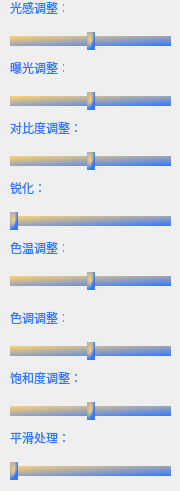
            <widget class="QWidget" name="tab">
                <attribute name="title">
                    <string>基础调整</string>
                </attribute>
                <widget class="QLabel" name="angle_2">
                    <property name="geometry">
                        <rect>
                            <x>70</x>
                            <y>0</y>
                            <width>61</width>
                            <height>16</height>
                        </rect>
                    </property>
                    <property name="styleSheet">
                        <string notr="true">QLabel {
                            color: qlineargradient(x1: 0, y1: 0, x2: 1, y2: 1, stop: 0 #ffd26f, stop: 1 #3677ff);
                            background-color:rgba(255,255,255,0);
                            }
                        </string>
                    </property>
                    <property name="text">
                        <string/>
                    </property>
                </widget>
                <widget class="QLabel" name="label_3">
                    <property name="geometry">
                        <rect>
                            <x>10</x>
                            <y>0</y>
                            <width>54</width>
                            <height>16</height>
                        </rect>
                    </property>
                    <property name="styleSheet">
                        <string notr="true">QLabel {
                            color: qlineargradient(x1: 0, y1: 0, x2: 1, y2: 1, stop: 0 #ffd26f, stop: 1 #3677ff);
                            background-color:rgba(255,255,255,0);
                            }
                        </string>
                    </property>
                    <property name="text">
                        <string>光感调整：</string>
                    </property>
                </widget>
                <widget class="QSlider" name="light_perception">
                    <property name="geometry">
                        <rect>
                            <x>10</x>
                            <y>30</y>
                            <width>161</width>
                            <height>22</height>
                        </rect>
                    </property>
                    <property name="styleSheet">
                        <string notr="true">QSlider::add-page:Horizontal {
                            background: qlineargradient(spread:pad, x1:0, y1:0, x2:1, y2:1, stop:0 #ffd26f, stop:1 #3677ff);
                            height: 4px;
                            background-color:rgba(255,255,255,0);
                            }

                            QSlider::sub-page:Horizontal {
                            background: qlineargradient(spread:pad, x1:0, y1:0, x2:1, y2:1, stop:0 #ffd26f, stop:1 #3677ff);
                            height: 4px;
                            background-color:rgba(255,255,255,0);
                            }

                            QSlider::groove:Horizontal {
                            background: qlineargradient(spread:pad, x1:0, y1:0, x2:1, y2:1, stop:0 #ffd26f, stop:1 #3677ff);
                            height: 10px;
                            }

                            QSlider::handle:Horizontal {
                            width: 8px;
                            margin: -4 0px;
                            background: qradialgradient(cx:0, cy:0, radius:1, fx:0.5, fy:0.5, stop:0 #ffd26f, stop:1 #3677ff);
                            }
                        </string>
                    </property>
                    <property name="minimum">
                        <number>-100</number>
                    </property>
                    <property name="maximum">
                        <number>100</number>
                    </property>
                    <property name="orientation">
                        <enum>Qt::Horizontal</enum>
                    </property>
                </widget>
                <widget class="QLabel" name="label_5">
                    <property name="geometry">
                        <rect>
                            <x>10</x>
                            <y>60</y>
                            <width>54</width>
                            <height>16</height>
                        </rect>
                    </property>
                    <property name="styleSheet">
                        <string notr="true">QLabel {
                            color: qlineargradient(x1: 0, y1: 0, x2: 1, y2: 1, stop: 0 #ffd26f, stop: 1 #3677ff);
                            background-color:rgba(255,255,255,0);
                            }
                        </string>
                    </property>
                    <property name="text">
                        <string>曝光调整：</string>
                    </property>
                </widget>
                <widget class="QSlider" name="exposure">
                    <property name="geometry">
                        <rect>
                            <x>10</x>
                            <y>90</y>
                            <width>161</width>
                            <height>22</height>
                        </rect>
                    </property>
                    <property name="styleSheet">
                        <string notr="true">QSlider::add-page:Horizontal {
                            background: qlineargradient(spread:pad, x1:0, y1:0, x2:1, y2:1, stop:0 #ffd26f, stop:1 #3677ff);
                            height: 4px;
                            background-color:rgba(255,255,255,0);
                            }

                            QSlider::sub-page:Horizontal {
                            background: qlineargradient(spread:pad, x1:0, y1:0, x2:1, y2:1, stop:0 #ffd26f, stop:1 #3677ff);
                            height: 4px;
                            background-color:rgba(255,255,255,0);
                            }

                            QSlider::groove:Horizontal {
                            background: qlineargradient(spread:pad, x1:0, y1:0, x2:1, y2:1, stop:0 #ffd26f, stop:1 #3677ff);
                            height: 10px;
                            }

                            QSlider::handle:Horizontal {
                            width: 8px;
                            margin: -4 0px;
                            background: qradialgradient(cx:0, cy:0, radius:1, fx:0.5, fy:0.5, stop:0 #ffd26f, stop:1 #3677ff);
                            }
                        </string>
                    </property>
                    <property name="minimum">
                        <number>-100</number>
                    </property>
                    <property name="maximum">
                        <number>100</number>
                    </property>
                    <property name="orientation">
                        <enum>Qt::Horizontal</enum>
                    </property>
                </widget>
                <widget class="QLabel" name="angle_4">
                    <property name="geometry">
                        <rect>
                            <x>70</x>
                            <y>60</y>
                            <width>61</width>
                            <height>16</height>
                        </rect>
                    </property>
                    <property name="styleSheet">
                        <string notr="true">QLabel {
                            color: qlineargradient(x1: 0, y1: 0, x2: 1, y2: 1, stop: 0 #ffd26f, stop: 1 #3677ff);
                            background-color:rgba(255,255,255,0);
                            }
                        </string>
                    </property>
                    <property name="text">
                        <string/>
                    </property>
                </widget>
                <widget class="QLabel" name="label_6">
                    <property name="geometry">
                        <rect>
                            <x>10</x>
                            <y>120</y>
                            <width>71</width>
                            <height>16</height>
                        </rect>
                    </property>
                    <property name="styleSheet">
                        <string notr="true">QLabel {
                            color: qlineargradient(x1: 0, y1: 0, x2: 1, y2: 1, stop: 0 #ffd26f, stop: 1 #3677ff);
                            background-color:rgba(255,255,255,0);
                            }
                        </string>
                    </property>
                    <property name="text">
                        <string>对比度调整：</string>
                    </property>
                </widget>
                <widget class="QSlider" name="contrast_ratio">
                    <property name="geometry">
                        <rect>
                            <x>10</x>
                            <y>150</y>
                            <width>161</width>
                            <height>22</height>
                        </rect>
                    </property>
                    <property name="styleSheet">
                        <string notr="true">QSlider::add-page:Horizontal {
                            background: qlineargradient(spread:pad, x1:0, y1:0, x2:1, y2:1, stop:0 #ffd26f, stop:1 #3677ff);
                            height: 4px;
                            background-color:rgba(255,255,255,0);
                            }

                            QSlider::sub-page:Horizontal {
                            background: qlineargradient(spread:pad, x1:0, y1:0, x2:1, y2:1, stop:0 #ffd26f, stop:1 #3677ff);
                            height: 4px;
                            background-color:rgba(255,255,255,0);
                            }

                            QSlider::groove:Horizontal {
                            background: qlineargradient(spread:pad, x1:0, y1:0, x2:1, y2:1, stop:0 #ffd26f, stop:1 #3677ff);
                            height: 10px;
                            }

                            QSlider::handle:Horizontal {
                            width: 8px;
                            margin: -4 0px;
                            background: qradialgradient(cx:0, cy:0, radius:1, fx:0.5, fy:0.5, stop:0 #ffd26f, stop:1 #3677ff);
                            }
                        </string>
                    </property>
                    <property name="minimum">
                        <number>-100</number>
                    </property>
                    <property name="maximum">
                        <number>100</number>
                    </property>
                    <property name="orientation">
                        <enum>Qt::Horizontal</enum>
                    </property>
                </widget>
                <widget class="QLabel" name="angle_5">
                    <property name="geometry">
                        <rect>
                            <x>80</x>
                            <y>120</y>
                            <width>61</width>
                            <height>16</height>
                        </rect>
                    </property>
                    <property name="styleSheet">
                        <string notr="true">QLabel {
                            color: qlineargradient(x1: 0, y1: 0, x2: 1, y2: 1, stop: 0 #ffd26f, stop: 1 #3677ff);
                            background-color:rgba(255,255,255,0);
                            }
                        </string>
                    </property>
                    <property name="text">
                        <string/>
                    </property>
                </widget>
                <widget class="QLabel" name="label_7">
                    <property name="geometry">
                        <rect>
                            <x>10</x>
                            <y>180</y>
                            <width>54</width>
                            <height>16</height>
                        </rect>
                    </property>
                    <property name="styleSheet">
                        <string notr="true">QLabel {
                            color: qlineargradient(x1: 0, y1: 0, x2: 1, y2: 1, stop: 0 #ffd26f, stop: 1 #3677ff);
                            background-color:rgba(255,255,255,0);
                            }
                        </string>
                    </property>
                    <property name="text">
                        <string>锐化：</string>
                    </property>
                </widget>
                <widget class="QSlider" name="sharpening">
                    <property name="geometry">
                        <rect>
                            <x>10</x>
                            <y>210</y>
                            <width>161</width>
                            <height>22</height>
                        </rect>
                    </property>
                    <property name="styleSheet">
                        <string notr="true">QSlider::add-page:Horizontal {
                            background: qlineargradient(spread:pad, x1:0, y1:0, x2:1, y2:1, stop:0 #ffd26f, stop:1 #3677ff);
                            height: 4px;
                            background-color:rgba(255,255,255,0);
                            }

                            QSlider::sub-page:Horizontal {
                            background: qlineargradient(spread:pad, x1:0, y1:0, x2:1, y2:1, stop:0 #ffd26f, stop:1 #3677ff);
                            height: 4px;
                            background-color:rgba(255,255,255,0);
                            }

                            QSlider::groove:Horizontal {
                            background: qlineargradient(spread:pad, x1:0, y1:0, x2:1, y2:1, stop:0 #ffd26f, stop:1 #3677ff);
                            height: 10px;
                            }

                            QSlider::handle:Horizontal {
                            width: 8px;
                            margin: -4 0px;
                            background: qradialgradient(cx:0, cy:0, radius:1, fx:0.5, fy:0.5, stop:0 #ffd26f, stop:1 #3677ff);
                            }
                        </string>
                    </property>
                    <property name="minimum">
                        <number>0</number>
                    </property>
                    <property name="maximum">
                        <number>100</number>
                    </property>
                    <property name="orientation">
                        <enum>Qt::Horizontal</enum>
                    </property>
                </widget>
                <widget class="QLabel" name="angle_6">
                    <property name="geometry">
                        <rect>
                            <x>50</x>
                            <y>180</y>
                            <width>61</width>
                            <height>16</height>
                        </rect>
                    </property>
                    <property name="styleSheet">
                        <string notr="true">QLabel {
                            color: qlineargradient(x1: 0, y1: 0, x2: 1, y2: 1, stop: 0 #ffd26f, stop: 1 #3677ff);
                            background-color:rgba(255,255,255,0);
                            }
                        </string>
                    </property>
                    <property name="text">
                        <string/>
                    </property>
                </widget>
                <widget class="QLabel" name="label_8">
                    <property name="geometry">
                        <rect>
                            <x>10</x>
                            <y>240</y>
                            <width>54</width>
                            <height>16</height>
                        </rect>
                    </property>
                    <property name="styleSheet">
                        <string notr="true">QLabel {
                            color: qlineargradient(x1: 0, y1: 0, x2: 1, y2: 1, stop: 0 #ffd26f, stop: 1 #3677ff);
                            background-color:rgba(255,255,255,0);
                            }
                        </string>
                    </property>
                    <property name="text">
                        <string>色温调整：</string>
                    </property>
                </widget>
                <widget class="QSlider" name="color_temperature">
                    <property name="geometry">
                        <rect>
                            <x>10</x>
                            <y>270</y>
                            <width>161</width>
                            <height>22</height>
                        </rect>
                    </property>
                    <property name="styleSheet">
                        <string notr="true">QSlider::add-page:Horizontal {
                            background: qlineargradient(spread:pad, x1:0, y1:0, x2:1, y2:1, stop:0 #ffd26f, stop:1 #3677ff);
                            height: 4px;
                            background-color:rgba(255,255,255,0);
                            }

                            QSlider::sub-page:Horizontal {
                            background: qlineargradient(spread:pad, x1:0, y1:0, x2:1, y2:1, stop:0 #ffd26f, stop:1 #3677ff);
                            height: 4px;
                            background-color:rgba(255,255,255,0);
                            }

                            QSlider::groove:Horizontal {
                            background: qlineargradient(spread:pad, x1:0, y1:0, x2:1, y2:1, stop:0 #ffd26f, stop:1 #3677ff);
                            height: 10px;
                            }

                            QSlider::handle:Horizontal {
                            width: 8px;
                            margin: -4 0px;
                            background: qradialgradient(cx:0, cy:0, radius:1, fx:0.5, fy:0.5, stop:0 #ffd26f, stop:1 #3677ff);
                            }
                        </string>
                    </property>
                    <property name="minimum">
                        <number>-100</number>
                    </property>
                    <property name="maximum">
                        <number>100</number>
                    </property>
                    <property name="orientation">
                        <enum>Qt::Horizontal</enum>
                    </property>
                </widget>
                <widget class="QLabel" name="angle_7">
                    <property name="geometry">
                        <rect>
                            <x>70</x>
                            <y>240</y>
                            <width>61</width>
                            <height>16</height>
                        </rect>
                    </property>
                    <property name="styleSheet">
                        <string notr="true">QLabel {
                            color: qlineargradient(x1: 0, y1: 0, x2: 1, y2: 1, stop: 0 #ffd26f, stop: 1 #3677ff);
                            background-color:rgba(255,255,255,0);
                            }
                        </string>
                    </property>
                    <property name="text">
                        <string/>
                    </property>
                </widget>
                <widget class="QLabel" name="label_9">
                    <property name="geometry">
                        <rect>
                            <x>10</x>
                            <y>310</y>
                            <width>54</width>
                            <height>16</height>
                        </rect>
                    </property>
                    <property name="styleSheet">
                        <string notr="true">QLabel {
                            color: qlineargradient(x1: 0, y1: 0, x2: 1, y2: 1, stop: 0 #ffd26f, stop: 1 #3677ff);
                            background-color:rgba(255,255,255,0);
                            }
                        </string>
                    </property>
                    <property name="text">
                        <string>色调调整：</string>
                    </property>
                </widget>
                <widget class="QSlider" name="tone">
                    <property name="geometry">
                        <rect>
                            <x>10</x>
                            <y>340</y>
                            <width>161</width>
                            <height>22</height>
                        </rect>
                    </property>
                    <property name="styleSheet">
                        <string notr="true">QSlider::add-page:Horizontal {
                            background: qlineargradient(spread:pad, x1:0, y1:0, x2:1, y2:1, stop:0 #ffd26f, stop:1 #3677ff);
                            height: 4px;
                            background-color:rgba(255,255,255,0);
                            }

                            QSlider::sub-page:Horizontal {
                            background: qlineargradient(spread:pad, x1:0, y1:0, x2:1, y2:1, stop:0 #ffd26f, stop:1 #3677ff);
                            height: 4px;
                            background-color:rgba(255,255,255,0);
                            }

                            QSlider::groove:Horizontal {
                            background: qlineargradient(spread:pad, x1:0, y1:0, x2:1, y2:1, stop:0 #ffd26f, stop:1 #3677ff);
                            height: 10px;
                            }

                            QSlider::handle:Horizontal {
                            width: 8px;
                            margin: -4 0px;
                            background: qradialgradient(cx:0, cy:0, radius:1, fx:0.5, fy:0.5, stop:0 #ffd26f, stop:1 #3677ff);
                            }
                        </string>
                    </property>
                    <property name="minimum">
                        <number>-100</number>
                    </property>
                    <property name="maximum">
                        <number>100</number>
                    </property>
                    <property name="orientation">
                        <enum>Qt::Horizontal</enum>
                    </property>
                </widget>
                <widget class="QLabel" name="angle_8">
                    <property name="geometry">
                        <rect>
                            <x>70</x>
                            <y>310</y>
                            <width>61</width>
                            <height>16</height>
                        </rect>
                    </property>
                    <property name="styleSheet">
                        <string notr="true">QLabel {
                            color: qlineargradient(x1: 0, y1: 0, x2: 1, y2: 1, stop: 0 #ffd26f, stop: 1 #3677ff);
                            background-color:rgba(255,255,255,0);
                            }
                        </string>
                    </property>
                    <property name="text">
                        <string/>
                    </property>
                </widget>
                <widget class="QLabel" name="angle_9">
                    <property name="geometry">
                        <rect>
                            <x>80</x>
                            <y>370</y>
                            <width>61</width>
                            <height>16</height>
                        </rect>
                    </property>
                    <property name="styleSheet">
                        <string notr="true">QLabel {
                            color: qlineargradient(x1: 0, y1: 0, x2: 1, y2: 1, stop: 0 #ffd26f, stop: 1 #3677ff);
                            background-color:rgba(255,255,255,0);
                            }
                        </string>
                    </property>
                    <property name="text">
                        <string/>
                    </property>
                </widget>
                <widget class="QSlider" name="saturation">
                    <property name="geometry">
                        <rect>
                            <x>10</x>
                            <y>400</y>
                            <width>161</width>
                            <height>22</height>
                        </rect>
                    </property>
                    <property name="styleSheet">
                        <string notr="true">QSlider::add-page:Horizontal {
                            background: qlineargradient(spread:pad, x1:0, y1:0, x2:1, y2:1, stop:0 #ffd26f, stop:1 #3677ff);
                            height: 4px;
                            background-color:rgba(255,255,255,0);
                            }

                            QSlider::sub-page:Horizontal {
                            background: qlineargradient(spread:pad, x1:0, y1:0, x2:1, y2:1, stop:0 #ffd26f, stop:1 #3677ff);
                            height: 4px;
                            background-color:rgba(255,255,255,0);
                            }

                            QSlider::groove:Horizontal {
                            background: qlineargradient(spread:pad, x1:0, y1:0, x2:1, y2:1, stop:0 #ffd26f, stop:1 #3677ff);
                            height: 10px;
                            }

                            QSlider::handle:Horizontal {
                            width: 8px;
                            margin: -4 0px;
                            background: qradialgradient(cx:0, cy:0, radius:1, fx:0.5, fy:0.5, stop:0 #ffd26f, stop:1 #3677ff);
                            }
                        </string>
                    </property>
                    <property name="minimum">
                        <number>-100</number>
                    </property>
                    <property name="maximum">
                        <number>100</number>
                    </property>
                    <property name="orientation">
                        <enum>Qt::Horizontal</enum>
                    </property>
                </widget>
                <widget class="QLabel" name="label_10">
                    <property name="geometry">
                        <rect>
                            <x>10</x>
                            <y>370</y>
                            <width>71</width>
                            <height>16</height>
                        </rect>
                    </property>
                    <property name="styleSheet">
                        <string notr="true">QLabel {
                            color: qlineargradient(x1: 0, y1: 0, x2: 1, y2: 1, stop: 0 #ffd26f, stop: 1 #3677ff);
                            background-color:rgba(255,255,255,0);
                            }
                        </string>
                    </property>
                    <property name="text">
                        <string>饱和度调整：</string>
                    </property>
                </widget>
                <widget class="QLabel" name="label_11">
                    <property name="geometry">
                        <rect>
                            <x>10</x>
                            <y>430</y>
                            <width>71</width>
                            <height>16</height>
                        </rect>
                    </property>
                    <property name="styleSheet">
                        <string notr="true">QLabel {
                            color: qlineargradient(x1: 0, y1: 0, x2: 1, y2: 1, stop: 0 #ffd26f, stop: 1 #3677ff);
                            background-color:rgba(255,255,255,0);
                            }
                        </string>
                    </property>
                    <property name="text">
                        <string>平滑处理：</string>
                    </property>
                </widget>
                <widget class="QSlider" name="smoothing">
                    <property name="geometry">
                        <rect>
                            <x>10</x>
                            <y>460</y>
                            <width>161</width>
                            <height>22</height>
                        </rect>
                    </property>
                    <property name="styleSheet">
                        <string notr="true">QSlider::add-page:Horizontal {
                            background: qlineargradient(spread:pad, x1:0, y1:0, x2:1, y2:1, stop:0 #ffd26f, stop:1 #3677ff);
                            height: 4px;
                            background-color:rgba(255,255,255,0);
                            }

                            QSlider::sub-page:Horizontal {
                            background: qlineargradient(spread:pad, x1:0, y1:0, x2:1, y2:1, stop:0 #ffd26f, stop:1 #3677ff);
                            height: 4px;
                            background-color:rgba(255,255,255,0);
                            }

                            QSlider::groove:Horizontal {
                            background: qlineargradient(spread:pad, x1:0, y1:0, x2:1, y2:1, stop:0 #ffd26f, stop:1 #3677ff);
                            height: 10px;
                            }

                            QSlider::handle:Horizontal {
                            width: 8px;
                            margin: -4 0px;
                            background: qradialgradient(cx:0, cy:0, radius:1, fx:0.5, fy:0.5, stop:0 #ffd26f, stop:1 #3677ff);
                            }
                        </string>
                    </property>
                    <property name="minimum">
                        <number>0</number>
                    </property>
                    <property name="maximum">
                        <number>100</number>
                    </property>
                    <property name="orientation">
                        <enum>Qt::Horizontal</enum>
                    </property>
                </widget>
                <widget class="QLabel" name="angle_10">
                    <property name="geometry">
                        <rect>
                            <x>70</x>
                            <y>430</y>
                            <width>61</width>
                            <height>16</height>
                        </rect>
                    </property>
                    <property name="styleSheet">
                        <string notr="true">QLabel {
                            color: qlineargradient(x1: 0, y1: 0, x2: 1, y2: 1, stop: 0 #ffd26f, stop: 1 #3677ff);
                            background-color:rgba(255,255,255,0);
                            }
                        </string>
                    </property>
                    <property name="text">
                        <string/>
                    </property>
                </widget>
            </widget>
